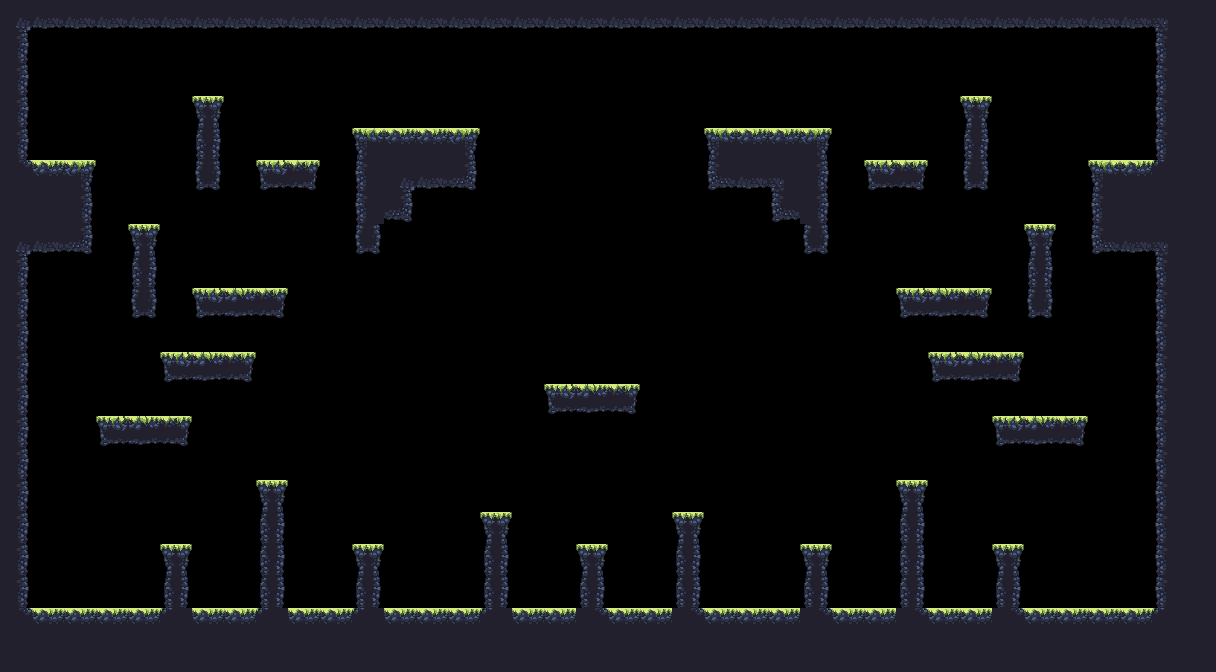

This is a level from a 2D game, rendered from its Tiled map with the project's own tilesets. A one-line summary and the complete map file follow:
An orthogonal 38x21 tile map with 32x32 px tiles, 1 tile layer (main) and 2 objects (spawn, boss_spawn).

<map version="1.2" tiledversion="1.3.2" orientation="orthogonal" renderorder="right-down" compressionlevel="0" width="38" height="21" tilewidth="32" tileheight="32" infinite="0" nextlayerid="3" nextobjectid="4">
 <tileset firstgid="1" source="forest_tile_set.tsx" />
 <layer id="1" name="main" width="38" height="21">
  <data encoding="csv">
5,22,22,22,22,22,22,22,22,22,22,22,22,22,22,22,22,22,22,22,22,22,22,22,22,22,22,22,22,22,22,22,22,22,22,22,6,12,
13,0,0,0,0,0,0,0,0,0,0,0,0,0,0,0,0,0,0,0,0,0,0,0,0,0,0,0,0,0,0,0,0,0,0,0,11,12,
13,0,0,0,0,0,0,0,0,0,0,0,0,0,0,0,0,0,0,0,0,0,0,0,0,0,0,0,0,0,0,0,0,0,0,0,11,12,
13,0,0,0,0,0,4,0,0,0,0,0,0,0,0,0,0,0,0,0,0,0,0,0,0,0,0,0,0,0,4,0,0,0,0,0,11,12,
13,0,0,0,0,0,14,0,0,0,0,1,2,2,3,0,0,0,0,0,0,0,1,2,2,3,0,0,0,0,14,0,0,0,0,0,11,12,
17,2,3,0,0,0,24,0,31,33,0,11,5,22,23,0,0,0,0,0,0,0,21,22,6,13,0,31,33,0,24,0,0,0,1,2,18,12,
12,12,13,0,0,0,0,0,0,0,0,11,23,0,0,0,0,0,0,0,0,0,0,0,21,13,0,0,0,0,0,0,0,0,11,12,12,12,
5,22,23,0,4,0,0,0,0,0,0,24,0,0,0,0,0,0,0,0,0,0,0,0,0,24,0,0,0,0,0,0,4,0,21,22,6,12,
13,0,0,0,14,0,0,0,0,0,0,0,0,0,0,0,0,0,0,0,0,0,0,0,0,0,0,0,0,0,0,0,14,0,0,0,11,12,
13,0,0,0,24,0,31,32,33,0,0,0,0,0,0,0,0,0,0,0,0,0,0,0,0,0,0,0,31,32,33,0,24,0,0,0,11,12,
13,0,0,0,0,0,0,0,0,0,0,0,0,0,0,0,0,0,0,0,0,0,0,0,0,0,0,0,0,0,0,0,0,0,0,0,11,12,
13,0,0,0,0,31,32,33,0,0,0,0,0,0,0,0,0,0,0,0,0,0,0,0,0,0,0,0,0,31,32,33,0,0,0,0,11,12,
13,0,0,0,0,0,0,0,0,0,0,0,0,0,0,0,0,31,32,33,0,0,0,0,0,0,0,0,0,0,0,0,0,0,0,0,11,12,
13,0,0,31,32,33,0,0,0,0,0,0,0,0,0,0,0,0,0,0,0,0,0,0,0,0,0,0,0,0,0,31,32,33,0,0,11,12,
13,0,0,0,0,0,0,0,0,0,0,0,0,0,0,0,0,0,0,0,0,0,0,0,0,0,0,0,0,0,0,0,0,0,0,0,11,12,
13,0,0,0,0,0,0,0,4,0,0,0,0,0,0,0,0,0,0,0,0,0,0,0,0,0,0,0,4,0,0,0,0,0,0,0,11,12,
13,0,0,0,0,0,0,0,14,0,0,0,0,0,0,4,0,0,0,0,0,4,0,0,0,0,0,0,14,0,0,0,0,0,0,0,11,12,
13,0,0,0,0,4,0,0,14,0,0,4,0,0,0,14,0,0,4,0,0,14,0,0,0,4,0,0,14,0,0,4,0,0,0,0,11,12,
13,0,0,0,0,14,0,0,14,0,0,14,0,0,0,14,0,0,14,0,0,14,0,0,0,14,0,0,14,0,0,14,0,0,0,0,11,12,
17,2,2,2,2,18,2,2,18,2,2,18,2,2,2,18,2,2,17,2,2,17,2,2,2,17,2,2,17,2,2,17,2,2,2,2,18,12,
12,12,12,12,12,12,12,12,12,12,12,12,12,12,12,12,12,12,12,12,12,12,12,12,12,12,12,12,12,12,12,12,12,12,12,12,12,12
</data>
 </layer>
 <objectgroup id="2" name="objects">
  <object id="1" name="spawn" x="97.9634" y="490.001" />
  <object id="2" name="boss_spawn" x="591.46" y="195.308" />
 </objectgroup>
</map>
